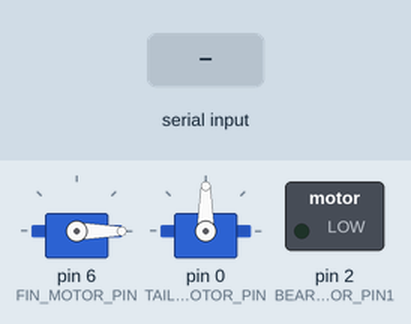
Recording of a sketch running on a simulated Arduino Uno, built with avr-gcc and run on an emulated ATmega328P. Shown: 2 × servo, switched loads named in the sketch (green lamp = pin HIGH). The inputs (shaded band) are chosen by the test bench.

Above: at 1.2 s.
1.3 s: "1" received over Serial
At 1.75 s:
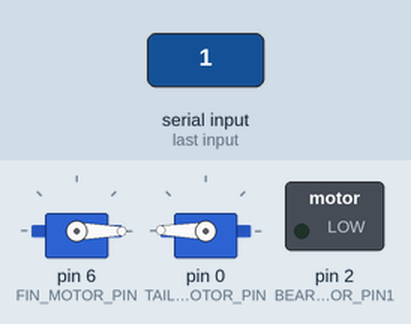
4.3 s: "2" received over Serial
5.9 s: "0" received over Serial
At 6.05 s:
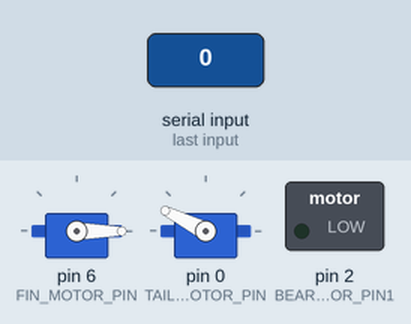
Timing chart, 0 to 14.9 s (numbered marks = the images above; inputs shaded):
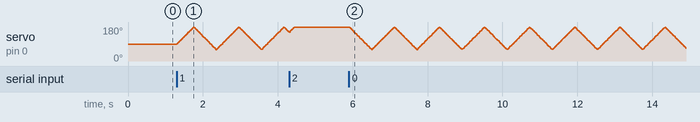

The sketch:

SIC2015-Fish-Arduino.ino
```cpp
#include "FishManager.h"
#include <Servo.h>

FishManager * fishManager;

void setup(){
   Serial.begin(38400);
   fishManager = new FishManager();
}

void loop(){
   fishManager->Update();
   serialEvent();
}

void serialEvent(){
   while(Serial.available()){
//      Serial.println((char)Serial.read());
      fishManager->UpdateState(Serial.read());
   }
}
```

BearingSlideMotor.cpp
```cpp
#include "BearingSlideMotor.h"

BearingSlideMotor::BearingSlideMotor(){
   pinMode(BEARING_SLIDE_MOTOR_PIN0, OUTPUT);
   pinMode(BEARING_SLIDE_MOTOR_PIN1, OUTPUT);
   currentPos = BEARING_SLIDE_TOTAL_LENGTH / 2;
   duration = 0;
   analogWrite(BEARING_SLIDE_MOTOR_PIN0, BEARING_SLIDE_GROUND_V);
   analogWrite(BEARING_SLIDE_MOTOR_PIN1, BEARING_SLIDE_GROUND_V);

   lastState = MIDDLE;
}

void BearingSlideMotor::BearingSlideDown(){
//    Serial.println("SlideDown");
		duration = BEARING_SLIDE_STANDARD_DURATION * 5;
    analogWrite(BEARING_SLIDE_MOTOR_PIN0, BEARING_SLIDE_GROUND_V);
    analogWrite(BEARING_SLIDE_MOTOR_PIN1, BEARING_SLIDE_HIGH_V);
    lastState = DOWN;
}

void BearingSlideMotor::BearingSlideUp(){
//    Serial.println("SlideUP");
//    analogWrite(BEARING_SLIDE_MOTOR_PIN0, BEARING_SLIDE_GROUND_V);
    duration = BEARING_SLIDE_STANDARD_DURATION * 5;
    digitalWrite(BEARING_SLIDE_MOTOR_PIN0, HIGH);
//    analogWrite(BEARING_SLIDE_MOTOR_PIN1, BEARING_SLIDE_HIGH_V);
    digitalWrite(BEARING_SLIDE_MOTOR_PIN1, LOW);
    lastState = UP;
}

void BearingSlideMotor::BearingSlideMiddle(){
//    Serial.println("BearingMiddle");
    if (lastState == UP){
        BearingSlideDown();
        duration = BEARING_SLIDE_STANDARD_DURATION * 2.5;
    } else if (lastState == DOWN){
        BearingSlideUp();
        duration = BEARING_SLIDE_STANDARD_DURATION * 2.5;
    }
}

void BearingSlideMotor::BearingSlideStop(){
//    Serial.println("SlideSTOP");
    analogWrite(BEARING_SLIDE_MOTOR_PIN0, BEARING_SLIDE_GROUND_V);
    analogWrite(BEARING_SLIDE_MOTOR_PIN1, BEARING_SLIDE_GROUND_V);
}

//
void BearingSlideMotor::Update(unsigned long deltaTime){
	if(duration > deltaTime)
  {
  		duration -= deltaTime;
  }
  else
  {
  	digitalWrite(BEARING_SLIDE_MOTOR_PIN0, LOW);
   	digitalWrite(BEARING_SLIDE_MOTOR_PIN1, LOW);
   	duration = 0;
  }
}
```

BearingSlideMotor.h
```cpp
#ifndef BEARING_SLIDE_MOTOR_H
#define BEARING_SLIDE_MOTOR_H

#include <Arduino.h>

#define BEARING_SLIDE_MOTOR_PIN0 1
#define BEARING_SLIDE_MOTOR_PIN1 2
#define BEARING_SLIDE_STANDARD_DURATION 200
#define BEARING_SLIDE_DOWN_DELTA_POS_PER_DURATION 10
#define BEARING_SLIDE_UP_DELTA_POS_PER_DURATION 10
#define BEARING_SLIDE_TOTAL_LENGTH 500
#define BEARING_SLIDE_HIGH_V 255
#define BEARING_SLIDE_GROUND_V 0

enum BearingState {
   UP,
   DOWN,
   MIDDLE
};

class BearingSlideMotor
{
public:
   BearingSlideMotor();
   void BearingSlideDown();
   void BearingSlideUp();
   void BearingSlideStop();
   void BearingSlideMiddle();
   void Update(unsigned long deltaTime);
private:
   unsigned long duration;
   int currentPos;
   int lastState;
};

#endif
```

FinMotor.cpp
```cpp
#include "FinMotor.h"

FinMotor::FinMotor(){
   finServo.attach(FIN_MOTOR_PIN);
   currentPos = 0;
   finServo.write(currentPos);
   delayTime = TAIL_DELAY_TIME;
   isFinDown = true;
}

void FinMotor::Update(unsigned long deltaTime)
{
   if(deltaTime >= delayTime)
   {
   		if(isFinDown)
   		{
   			currentPos ++;
   			if (currentPos >= 180)
   				isFinDown = false;
   		}
   		else
   		{
   			currentPos --;
   			if (currentPos <= 0)
   				isFinDown = true;
   		}

   		finServo.write(currentPos);

   		delayTime = TAIL_DELAY_TIME;
   }
   else
   {
   		delayTime -= deltaTime;
   }
}
```

FinMotor.h
```cpp
#ifndef FIN_MOTOR_H
#define FIN_MOTOR_H

#include <Arduino.h>
#include <Servo.h>

#define FIN_MOTOR_PIN 6
#define TAIL_DELAY_TIME 30

class FinMotor
{
public:
   FinMotor();
   void Update(unsigned long deltaTime);
private:
   Servo finServo;
   unsigned long delayTime;
   int currentPos;
   bool isFinDown;
};

#endif
```

FishManager.cpp
```cpp
#include "FishManager.h"

FishManager::FishManager(){
   bearingSlideMotor = new BearingSlideMotor();
   finMotor = new FinMotor();
   tailMotor = new TailMotor();
   previous_time = millis();
}

void FishManager::Update(){

   unsigned long current_time = millis();
   unsigned long time_passed = 0;

   if(current_time >= previous_time ){
     time_passed = current_time - previous_time;
   }
   else{
     time_passed = ULONG_MAX - previous_time + current_time;
   }

   tailMotor->Update(time_passed);
   bearingSlideMotor->Update(time_passed);
   // finMotor->Update(time_passed);

   previous_time = current_time;
}

void FishManager::UpdateState(char newState){
   state = newState;

   switch(state){
      case UP:
//         bearingSlideMotor->BearingSlideUp();
         tailMotor->Forward();
//         Serial.println("UP");
         break;
      case DOWN:
//         bearingSlideMotor->BearingSlideDown();
         tailMotor->Forward();
//         Serial.println("DOWN");
         break;
      case LEFT:
         // bearingSlideMotor->BearingSlideStop();
//         bearingSlideMotor->BearingSlideMiddle();
         tailMotor->TurnLeft();
//         Serial.println("LEFT");
         break;
      case RIGHT:
         // bearingSlideMotor->BearingSlideStop();
//         bearingSlideMotor->BearingSlideMiddle();
         tailMotor->TurnRight();
//         Serial.println("RIGHT");
         break;
      case FORWARD:
         // bearingSlideMotor->BearingSlideStop();
//         bearingSlideMotor->BearingSlideMiddle();
         tailMotor->Forward();
//         Serial.println("FORWARD");
         break;
      case OPEN_MOUTH:
      case CLOSE_MOUTH:
      case NONE:
//         bearingSlideMotor->BearingSlideStop();
         tailMotor->Stop();
         Serial.println("NONE");
         break;
      default:
         break;
   }
}
```

FishManager.h
```cpp
#ifndef FISH_MANAGER_H
#define FISH_MANAGER_H

#include <Arduino.h>
#include "BearingSlideMotor.h"
#include "FinMotor.h"
#include "TailMotor.h"
#include <limits.h>

#define UP '0'
#define DOWN '1'
#define LEFT '2'
#define RIGHT '3'
#define FORWARD '4'
#define OPEN_MOUTH '5'
#define CLOSE_MOUTH '6'
#define NONE '7'

class FishManager
{
public:
   FishManager();
   void Update();
   void UpdateState(char);

private:
   char state;
   unsigned long previous_time;
   BearingSlideMotor * bearingSlideMotor;
   FinMotor * finMotor;
   TailMotor * tailMotor;
};

#endif
```

TailMotor.cpp
```cpp
#include "TailMotor.h"

TailMotor::TailMotor(){
   tailServo.attach(TAIL_MOTOR_PIN);
   currentPos = 90;
   finalPos = 90;
   tailServo.write(currentPos);
   delayTime = TAIL_DELAY_TIME;
   state = TAIL_NONE;
}

void TailMotor::Forward()
{
	state = TAIL_FORWARD;
}

void TailMotor::TurnLeft(){
    state = TAIL_LEFT;
}

void TailMotor::TurnRight()
{
	state = TAIL_RIGHT;
}

void TailMotor::Stop()
{
	state = TAIL_NONE;
}

void TailMotor::Update(unsigned long deltaTime)
{
	switch(state){
      case TAIL_NONE:
      	finalPos = 90;
      	break;
      case TAIL_FORWARD:
      	if (finalPos == currentPos)
      	{
      		if(finalPos >= 180)
	      	{
	      		finalPos = 60;
	      	}
	      	else
	      	{
	      		finalPos = 180;
	      	}
      	}
      	break;
      case TAIL_LEFT:
      	finalPos = 180;
     	break;
      case TAIL_RIGHT:
      	finalPos = 30;
        break;
   }

   if(deltaTime >= delayTime)
   {
   		if(finalPos > currentPos)
   			currentPos ++;
   		else if(finalPos < currentPos)
   			currentPos --;

   		tailServo.write(currentPos);

   		delayTime = TAIL_DELAY_TIME;
   }
   else
   {
   		delayTime -= deltaTime;
   }
}
```

TailMotor.h
```cpp
#ifndef TAIL_MOTOR_H
#define TAIL_MOTOR_H

#include <Arduino.h>
#include <Servo.h>

#define TAIL_MOTOR_PIN 0

#define TAIL_NONE 0
#define TAIL_FORWARD 1
#define TAIL_LEFT 2
#define TAIL_RIGHT 3
#define TAIL_DELAY_TIME 5

class TailMotor
{
public:
   TailMotor();
   void Forward();
   void TurnLeft();
   void TurnRight();
   void Stop();
   void Update(unsigned long deltaTime);
private:
   Servo tailServo;
   unsigned long delayTime;
   int currentPos;
   int finalPos;
   int state;
};

#endif
```
